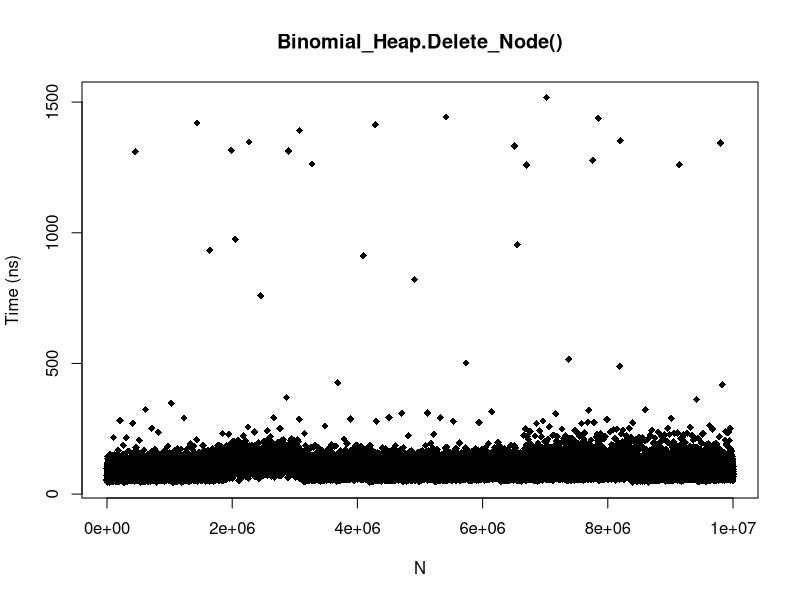
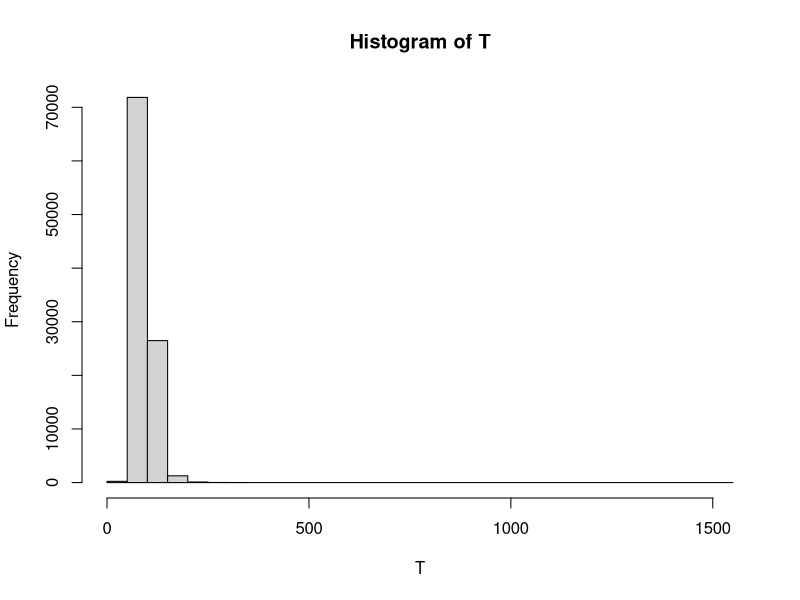
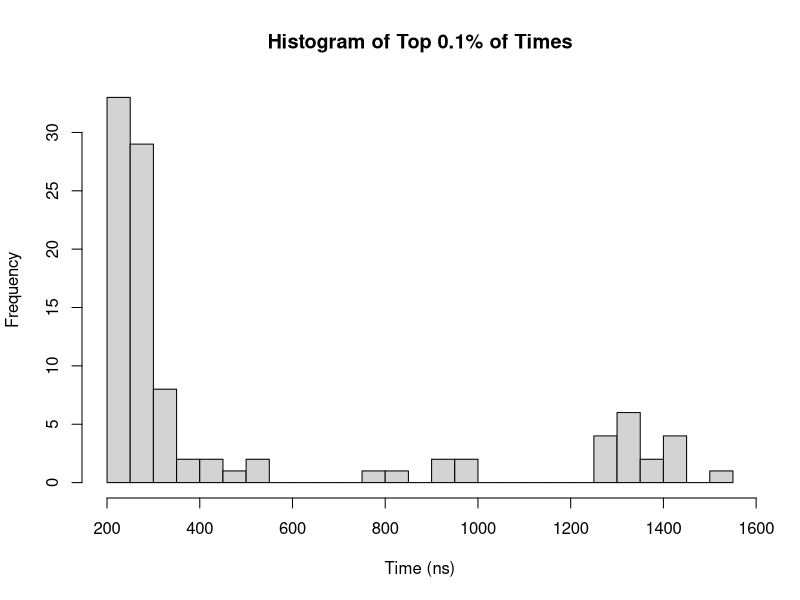
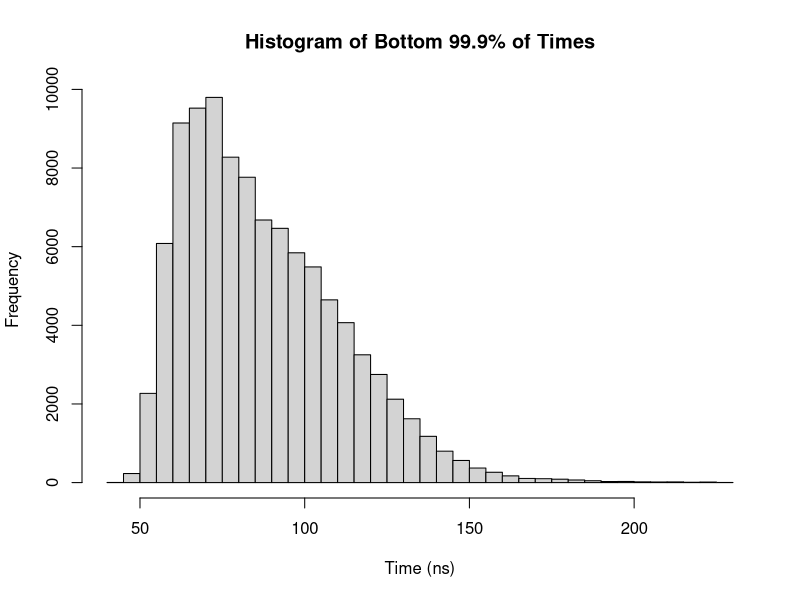

Write R code to recreate these figures, in order.
# Preston Dunton
# CS320 Honors Option
# May 23, 2020
# pdunton@rams.colostate.edu

# Delete_Node() in a binomial heap should be O(logn)

delete_node_binomial = read.csv("./delete_node_binomial.csv")
attach(delete_node_binomial)

summary(T)
# min 44
# q1 69
# median 83
# mean 88.43
# q3 103
# max 1518
plot(N,T,pch=18,xlab="N",ylab="Time (ns)",main="Binomial_Heap.Delete_Node()")
hist(T,breaks=30)


# Let's see if we can remove some outliers

quantile(T,seq(0,1,0.1))
quantile(T,seq(0.9,1,0.01))
quantile(T,seq(0.99,1,0.001))

# Let's separate the top 0.1% and analyze

# Top 0.1%
sum(T>227) # There are 100 outliers
summary(T[which(T>227)])
# min 228
# q1 243
# median 276.5
# mean 497.1
# q3 492
# max 1518
hist(T[which(T>227)],main="Histogram of Top 0.1% of Times",xlab="Time (ns)",breaks=30)

# Bottom 99.9%
summary(T[which(T<=227)])
# min 44
# q1 69
# median 83
# mean 88.02
# q3 103
# max 227
hist(T[which(T<=227)],main="Histogram of Bottom 99.9% of Times",xlab="Time (ns)",breaks=30)

# 99.9% of deletions take less than 227 ns
# There also appears to be no large corelation between N and insertion time
# The implementation must be correct for an O(logn) time

detach(delete_node_binomial)